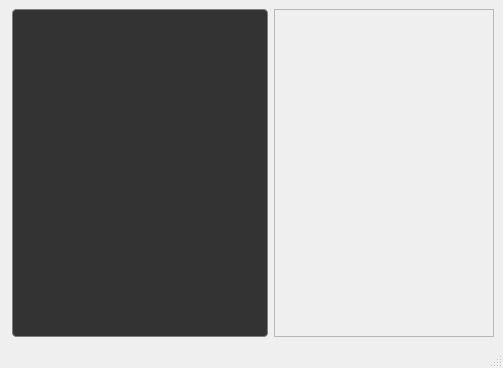
<?xml version="1.0" encoding="UTF-8"?>
<ui version="4.0">
 <class>NdiViewerWindow</class>
 <widget class="QMainWindow" name="NdiViewerWindow">
  <property name="geometry">
   <rect>
    <x>0</x>
    <y>0</y>
    <width>503</width>
    <height>368</height>
   </rect>
  </property>
  <property name="windowTitle">
   <string>VVR Demo</string>
  </property>
  <widget class="QWidget" name="centralwidget">
   <layout class="QHBoxLayout" name="horizontalLayout" stretch="0,1">
    <item>
     <layout class="QVBoxLayout" name="layout_sidebar" stretch="0,10">
      <property name="leftMargin">
       <number>3</number>
      </property>
      <property name="bottomMargin">
       <number>0</number>
      </property>
      <item>
       <layout class="QVBoxLayout" name="layout_scenes">
        <property name="spacing">
         <number>0</number>
        </property>
       </layout>
      </item>
      <item>
       <widget class="QPlainTextEdit" name="plain_text_log">
        <property name="styleSheet">
         <string notr="true">QPlainTextEdit { 
    border: 1px solid grey;
    border-radius: 4px;
    font: Ubuntu mono;
    font-size: 12px;
	background-color: #333;
    color: #00aa33;
}
</string>
        </property>
        <property name="readOnly">
         <bool>true</bool>
        </property>
        <property name="textInteractionFlags">
         <set>Qt::TextSelectableByMouse</set>
        </property>
       </widget>
      </item>
     </layout>
    </item>
    <item>
     <widget class="QScrollArea" name="scrollArea">
      <property name="widgetResizable">
       <bool>true</bool>
      </property>
      <widget class="QWidget" name="scrollAreaWidgetContents">
       <property name="geometry">
        <rect>
         <x>0</x>
         <y>0</y>
         <width>207</width>
         <height>278</height>
        </rect>
       </property>
      </widget>
     </widget>
    </item>
   </layout>
  </widget>
  <widget class="QMenuBar" name="menubar">
   <property name="geometry">
    <rect>
     <x>0</x>
     <y>0</y>
     <width>503</width>
     <height>37</height>
    </rect>
   </property>
  </widget>
  <widget class="QStatusBar" name="statusbar"/>
 </widget>
 <resources/>
 <connections/>
</ui>
